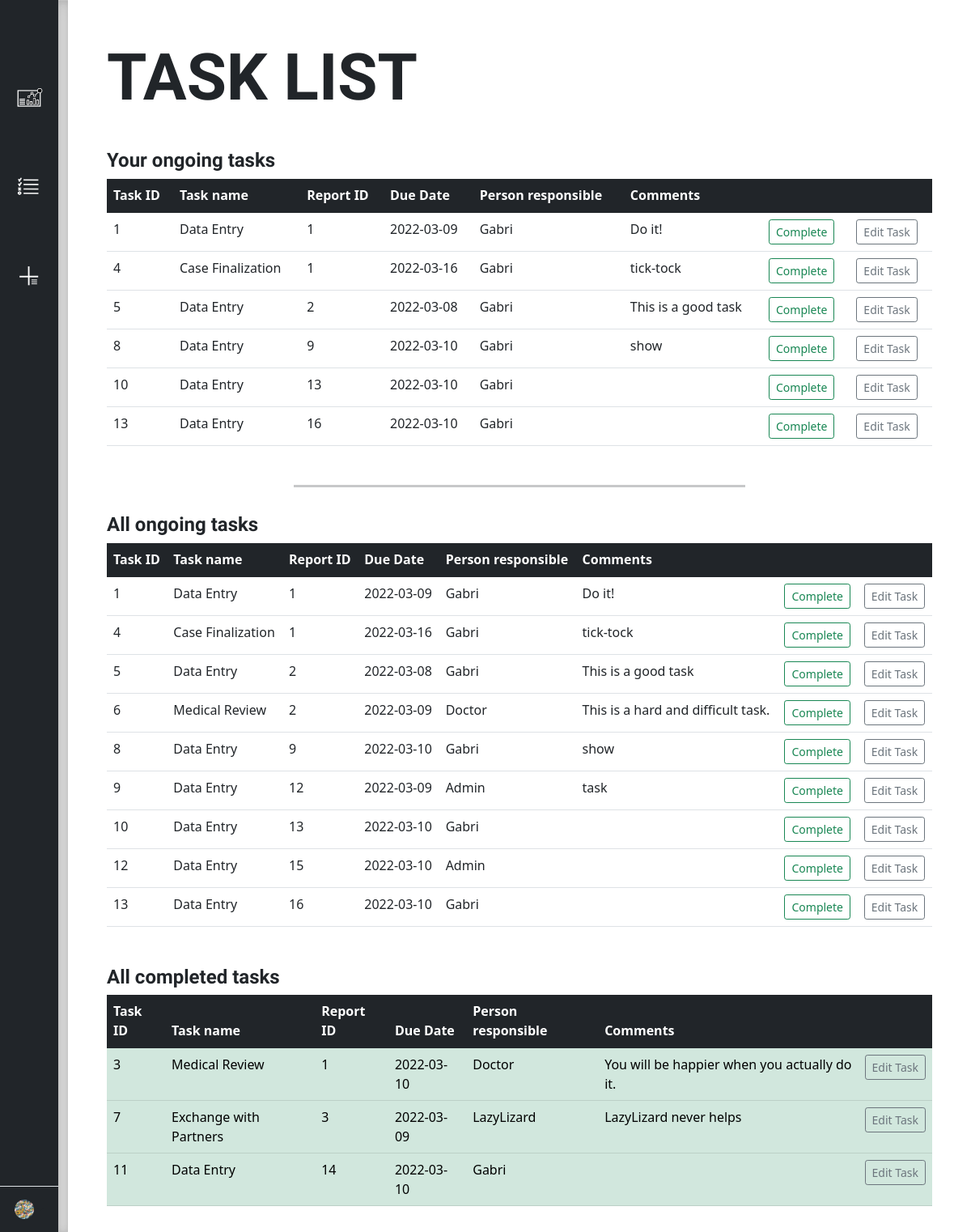
Screenshot of /task_list (signed in) with the database file from the repository.
### main.py (models this page shows)
class Task(UserMixin, db.Model):
    __tablename__ = "task"
    id = db.Column(db.Integer, primary_key=True, nullable=False)
    taskowner_id = db.Column(db.Integer, db.ForeignKey("user.id"))
    report_id = db.Column(db.Integer, db.ForeignKey("report.id"))
    task_name = db.Column(db.String(500), nullable=True)
    due_date = db.Column(db.Date, nullable=True)
    completed = db.Column(db.Boolean(), nullable=True)
    task_comments = db.Column(db.String(500), nullable=True)

class Report(UserMixin, db.Model):
    __tablename__ = "report"
    id = db.Column(db.Integer, primary_key=True, nullable=False)
    date_received = db.Column(db.Date, nullable=True)
    day_zero = db.Column(db.Date, nullable=True)
    case_id = db.Column(db.String(250), nullable=True)
    case_version = db.Column(db.String(250), nullable=True)
    other_case_id = db.Column(db.String(250), nullable=True)
    drug = db.Column(db.String(250), nullable=True)
    serious = db.Column(db.String(250), nullable=True)
    listed = db.Column(db.String(250), nullable=True)
    expedited = db.Column(db.Boolean, nullable=True)
    exchange = db.Column(db.Boolean, nullable=True)
    comments = db.Column(db.String(500), nullable=True)
    report_tasks = db.relationship("Task", backref="report")

class User(UserMixin, db.Model):
    __tablename__ = "user"
    id = db.Column(db.Integer, primary_key=True)
    username = db.Column(db.String(250), unique=True, nullable=False)
    password = db.Column(db.String(500), nullable=False)
    email = db.Column(db.String(250), unique=True, nullable=False)
    user_tasks = db.relationship("Task", backref='taskowner')

### main.py (the view)
@app.route("/task_list")
@login_required
def task_list():
    your_tasks = Task.query.filter_by(taskowner_id=current_user.id, completed=False).all()
    all_ongoing_tasks = Task.query.filter_by(completed=False).all()
    all_completed_tasks = Task.query.filter_by(completed=True).all()
    return render_template("task_list.html", your_tasks=your_tasks, all_ongoing_tasks=all_ongoing_tasks,
                           all_completed_tasks=all_completed_tasks)

### main.py (called while the page is built)
@login_manager.user_loader
def load_user(user_id):
    return User.query.get(int(user_id))

### templates/task_list.html (shortened to what this page needs)
{% extends "dashboard_layout.html" %}
{% block main %}
  <div class="container-fluid p-0 scrollable tasklist">
    <div class="row w-100 m-0">
      <h1>TASK LIST</h1>
      <div class="tasklist_box">
        <h2>Your ongoing tasks</h2>
        <table class="table table-hover table-responsive">
          <thead class="table-dark">
            <th>Task ID</th>
            <th>Task name</th>
            <th>Report ID</th>
            <th>Due Date</th>
            <th>Person responsible</th>
            <th>Comments</th>
            <th></th>
            <th></th>
          </thead>
          <tbody>
          {% for task in your_tasks %}
          <tr>
            <td>{{ task.id }}</td>
            <td>{{ task.task_name }}</td>
            <td>{{ task.report.id }}</td>
            <td>{{ task.due_date }}</td>
            <td>{{ task.taskowner.username }}</td>
            <td>{{ task.task_comments }}</td>
            <td>
              <form action="{{ url_for('complete_task', task_id=task.id) }}" method="get">
              <input type="submit" class="btn btn-outline-success btn-sm" value="Complete"></input>
              </form>
            </td>
            <td>
              <form action="{{ url_for('edit_task', task_id=task.id) }}" method="get">
              <input type="submit" class="btn btn-outline-secondary btn-sm" value="Edit Task"></input>
              </form>
            </td>
          </tr>
          {% endfor %}
          </tbody>
        </table>
      </div>
      <hr>
      <div class="tasklist_box">
        <h2>All ongoing tasks</h2>
        <table class="table table-hover table-responsive">
          <thead class="table-dark">
            <th>Task ID</th>
            <th>Task name</th>
            <th>Report ID</th>
            <th>Due Date</th>
            <th>Person responsible</th>
            <th>Comments</th>
            <th></th>
            <th></th>
          </thead>
          <tbody>
          {% for task in all_ongoing_tasks %}
          <tr>
            <td>{{ task.id }}</td>
            <td>{{ task.task_name }}</td>
            <td>{{ task.report.id }}</td>
            <td>{{ task.due_date }}</td>
            <td>{{ task.taskowner.username }}</td>
            <td>{{ task.task_comments }}</td>
            <td>
              <form action="{{ url_for('complete_task', task_id=task.id) }}" method="get">
                <input type="submit" class="btn btn-outline-success btn-sm" value="Complete"></input>
                </form>
            </td>
            <td>
              <form action="{{ url_for('edit_task', task_id=task.id) }}" method="get">
              <input type="submit" class="btn btn-outline-secondary btn-sm" value="Edit Task"></input>
              </form>
            </td>
          </tr>
          {% endfor %}
          </tbody>
        </table>
      </div>
      <div class="tasklist_box">
        <h2>All completed tasks</h2>
        <table class="table table-hover table-responsive">
          <thead class="table-dark">
            <th>Task ID</th>
            <th>Task name</th>
            <th>Report ID</th>
            <th>Due Date</th>
            <th>Person responsible</th>
            <th>Comments</th>
            <th></th>
          </thead>
          <tbody>
          {% for task in all_completed_tasks %}
          <tr class="table-success">
            <td>{{ task.id }}</td>
            <td>{{ task.task_name }}</td>
            <td>{{ task.report.id }}</td>
            <td>{{ task.due_date }}</td>
            <td>{{ task.taskowner.username }}</td>
            <td>{{ task.task_comments }}</td>
            <td>
              <form action="{{ url_for('edit_task', task_id=task.id) }}" method="get">
              <input type="submit" class="btn btn-outline-secondary btn-sm" value="Edit Task"></input>
              </form>
            </td>
          </tr>
          {% endfor %}
          </tbody>
        </table>
      </div>
    </div>
  </div>
{% endblock %}

### static/css/dashboard_style.css (style rules this page uses)
body { min-height: 100vh; min-height: -webkit-fill-available; overflow-y: hidden; min-width: 590px; }
html { height: -webkit-fill-available; }
h1 { font-family: 'Spartan', sans-serif; font-weight: 900; font-size: 5rem; }
h2 { font-family: 'Spartan', sans-serif; font-weight: 700; font-size: 1.5rem; }
.scrollable { overflow-y: auto !important; height: 100vh; }
.tasklist h1 { padding: 3rem 3rem 1rem; }
.tasklist hr { width: 50%; margin: 1rem auto 1rem auto; height: 3px; }
.tasklist_box { padding: 1rem 3rem 1rem; }

### rows the page displays
Task: id "1", task_name "Data Entry", report.id "1", due_date "2022-03-09", taskowner.username "Gabri", task_comments "Do it!"
Task: id "4", task_name "Case Finalization", report.id "1", due_date "2022-03-16", taskowner.username "Gabri", task_comments "tick-tock"
Task: id "5", task_name "Data Entry", report.id "2", due_date "2022-03-08", taskowner.username "Gabri", task_comments "This is a good task"
Task: id "8", task_name "Data Entry", report.id "9", due_date "2022-03-10", taskowner.username "Gabri", task_comments "show"
Task: id "10", task_name "Data Entry", report.id "13", due_date "2022-03-10", taskowner.username "Gabri"
Task: id "13", task_name "Data Entry", report.id "16", due_date "2022-03-10", taskowner.username "Gabri"
Task: id "6", task_name "Medical Review", report.id "2", due_date "2022-03-09", taskowner.username "Doctor", task_comments "This is a hard and difficult task."
Task: id "9", task_name "Data Entry", report.id "12", due_date "2022-03-09", taskowner.username "Admin", task_comments "task"
Task: id "12", task_name "Data Entry", report.id "15", due_date "2022-03-10", taskowner.username "Admin"
Task: id "3", task_name "Medical Review", report.id "1", due_date "2022-03-10", taskowner.username "Doctor", task_comments "You will be happier when you actually do it."
Task: id "7", task_name "Exchange with Partners", report.id "3", due_date "2022-03-09", taskowner.username "LazyLizard", task_comments "LazyLizard never helps"
Task: id "11", task_name "Data Entry", report.id "14", due_date "2022-03-10", taskowner.username "Gabri"
